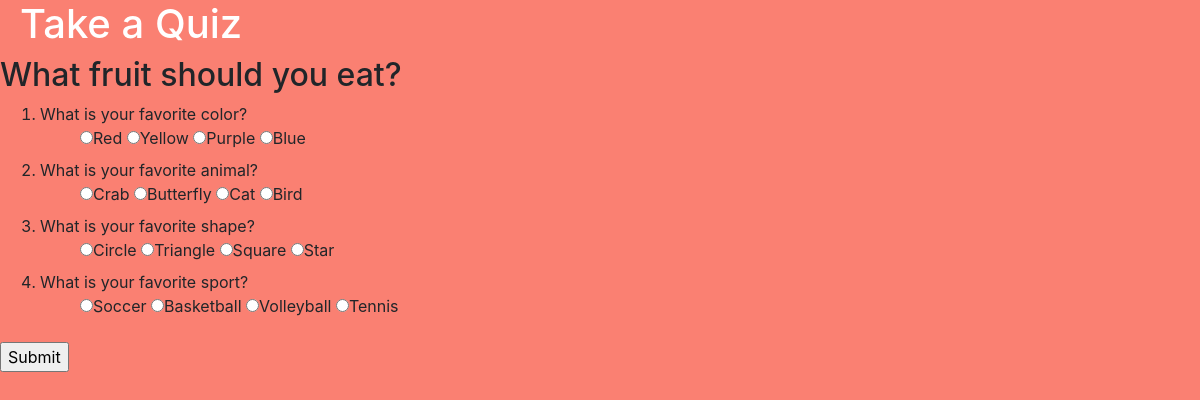
Page /take/quiz/1 on the committed database.
### app.py (models this page shows, shortened)
class Quiz(db.Model):
    quiz_id = db.Column(db.Integer, primary_key=True)
    quiz_name = db.Column(db.String(200), nullable=False)
    questions = db.relationship("Question", secondary=ques, backref=db.backref("questions", lazy="dynamic"))

class Question(db.Model):
    question_id = db.Column(db.Integer, primary_key=True)
    question_name = db.Column(db.String(200), nullable=False)
    answers = db.relationship("Answer", secondary=ans, backref=db.backref("answers", lazy="dynamic"))

class Answer(db.Model):
    answer_id = db.Column(db.Integer, primary_key=True)
    answer_name = db.Column(db.String(200), nullable=False)
    result = db.Column(db.String(200), nullable=False)

### app.py (the view)
@app.route('/take/quiz/<int:id>', methods=['POST', 'GET'])
def take_quiz(id):
    quiz_object = Quiz.query.filter_by(quiz_id=id).first_or_404()
    print("Quiz Object" + str(quiz_object.quiz_name))
    results = []
    if request.method == "POST":
        for question in quiz_object.questions:
            result = request.form.get(str(question.question_id), -5)
            results.append(result)
        final_result = Counter(results).most_common(1)[0][0]
        return render_template("result.html", result=final_result)
    return render_template('take_quiz.html', quiz=quiz_object)

### templates/take_quiz.html (shortened to what this page needs)
<!DOCTYPE html>
<html>
    <head>
        {% include 'header.html' %}
    </head>
    <body>
        <header>
            <h1>Take a Quiz</h1>
        </header>
        <main>
            <form action="/take/quiz/{{ quiz.quiz_id }}" method="post">
                {% if quiz %}
                    <h2>{{ quiz.quiz_name }}</h2>
                    <ol>
                        {% for question in quiz.questions %}
                            <li>{{question.question_name}}</li>
                            <ul>
                                {% for answer in question.answers %}
                                    <label>
                                        <input type="radio" name="{{ question.question_id }}" value="{{ answer.result }}">{{ answer.answer_name }}
                                    </label>
                                {% endfor %}
                            </ul>
                        {% endfor %}
                    </ol>
                {% endif %}
                <input type="submit">
            </form>
        </main>
    </body>
</html>

### templates/header.html (shortened to what this page needs)
    <link rel="stylesheet" href="https://cdn.jsdelivr.net/npm/bootstrap@4.5.3/dist/css/bootstrap.min.css"
>
    <link rel="stylesheet" href="{{ url_for('static', filename='css/stylesheet.css') }}">

### static/css/stylesheet.css (style rules this page uses)
body { background-color: salmon; }
h1 { color: white; margin-left: 20px; }

### rows in the picture
Quiz: quiz_name "What fruit should you eat?"
Question: question_name "What is your favorite color?"
Answer: answer_name "Red"
Answer: answer_name "Yellow"
Answer: answer_name "Purple"
Answer: answer_name "Blue"
Question: question_name "What is your favorite animal?"
Answer: answer_name "Crab"
Answer: answer_name "Butterfly"
Answer: answer_name "Cat"
Answer: answer_name "Bird"
Question: question_name "What is your favorite shape?"
Answer: answer_name "Circle"
Answer: answer_name "Triangle"
Answer: answer_name "Square"
Answer: answer_name "Star"
Question: question_name "What is your favorite sport?"
Answer: answer_name "Soccer"
Answer: answer_name "Basketball"
Answer: answer_name "Volleyball"
Answer: answer_name "Tennis"
